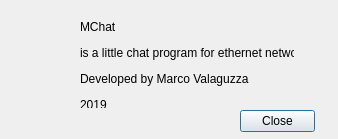
<?xml version="1.0" encoding="UTF-8"?>
<ui version="4.0">
 <class>window_about</class>
 <widget class="QDialog" name="window_about">
  <property name="geometry">
   <rect>
    <x>0</x>
    <y>0</y>
    <width>338</width>
    <height>139</height>
   </rect>
  </property>
  <property name="windowTitle">
   <string notr="true">About MChat</string>
  </property>
  <widget class="QDialogButtonBox" name="buttonBox">
   <property name="geometry">
    <rect>
     <x>240</x>
     <y>110</y>
     <width>75</width>
     <height>23</height>
    </rect>
   </property>
   <property name="orientation">
    <enum>Qt::Vertical</enum>
   </property>
   <property name="standardButtons">
    <set>QDialogButtonBox::Close</set>
   </property>
  </widget>
  <widget class="QLabel" name="label">
   <property name="geometry">
    <rect>
     <x>10</x>
     <y>30</y>
     <width>58</width>
     <height>60</height>
    </rect>
   </property>
   <property name="text">
    <string/>
   </property>
   <property name="pixmap">
    <pixmap>../icon/MChat.ico</pixmap>
   </property>
  </widget>
  <widget class="QLabel" name="label_2">
   <property name="geometry">
    <rect>
     <x>80</x>
     <y>20</y>
     <width>214</width>
     <height>88</height>
    </rect>
   </property>
   <property name="text">
    <string notr="true">&lt;html&gt;&lt;head/&gt;&lt;body&gt;&lt;p&gt;MChat&lt;/p&gt;&lt;p&gt;is a little chat program for ethernet network.&lt;/p&gt;&lt;p&gt;Developed by Marco Valaguzza &lt;/p&gt;&lt;p&gt;2019&lt;/p&gt;&lt;/body&gt;&lt;/html&gt;</string>
   </property>
  </widget>
 </widget>
 <resources/>
 <connections>
  <connection>
   <sender>buttonBox</sender>
   <signal>accepted()</signal>
   <receiver>window_about</receiver>
   <slot>accept()</slot>
   <hints>
    <hint type="sourcelabel">
     <x>248</x>
     <y>254</y>
    </hint>
    <hint type="destinationlabel">
     <x>157</x>
     <y>274</y>
    </hint>
   </hints>
  </connection>
  <connection>
   <sender>buttonBox</sender>
   <signal>rejected()</signal>
   <receiver>window_about</receiver>
   <slot>reject()</slot>
   <hints>
    <hint type="sourcelabel">
     <x>316</x>
     <y>260</y>
    </hint>
    <hint type="destinationlabel">
     <x>286</x>
     <y>274</y>
    </hint>
   </hints>
  </connection>
 </connections>
</ui>
